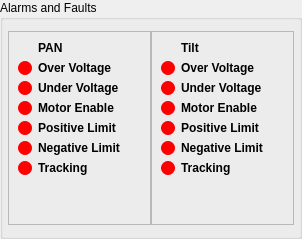
          <widget class="QGroupBox" name="gbAlarms">
           <property name="sizePolicy">
            <sizepolicy hsizetype="Expanding" vsizetype="Expanding">
             <horstretch>0</horstretch>
             <verstretch>0</verstretch>
            </sizepolicy>
           </property>
           <property name="minimumSize">
            <size>
             <width>302</width>
             <height>0</height>
            </size>
           </property>
           <property name="maximumSize">
            <size>
             <width>16777215</width>
             <height>16777215</height>
            </size>
           </property>
           <property name="font">
            <font>
             <family>Arial</family>
             <pointsize>9</pointsize>
            </font>
           </property>
           <property name="title">
            <string>Alarms and Faults</string>
           </property>
           <layout class="QHBoxLayout" name="horizontalLayout_5">
            <property name="spacing">
             <number>0</number>
            </property>
            <property name="leftMargin">
             <number>5</number>
            </property>
            <property name="rightMargin">
             <number>5</number>
            </property>
            <property name="bottomMargin">
             <number>11</number>
            </property>
            <item>
             <widget class="QFrame" name="framePANFaults">
              <property name="sizePolicy">
               <sizepolicy hsizetype="Preferred" vsizetype="Expanding">
                <horstretch>0</horstretch>
                <verstretch>0</verstretch>
               </sizepolicy>
              </property>
              <property name="frameShape">
               <enum>QFrame::StyledPanel</enum>
              </property>
              <property name="frameShadow">
               <enum>QFrame::Raised</enum>
              </property>
              <layout class="QGridLayout" name="gridLayout_2">
               <item row="4" column="1">
                <widget class="QLabel" name="label_15">
                 <property name="font">
                  <font>
                   <family>Arial</family>
                   <pointsize>9</pointsize>
                   <weight>75</weight>
                   <bold>true</bold>
                  </font>
                 </property>
                 <property name="text">
                  <string>Positive Limit</string>
                 </property>
                 <property name="alignment">
                  <set>Qt::AlignLeading|Qt::AlignLeft|Qt::AlignVCenter</set>
                 </property>
                </widget>
               </item>
               <item row="5" column="1">
                <widget class="QLabel" name="label_16">
                 <property name="font">
                  <font>
                   <family>Arial</family>
                   <pointsize>9</pointsize>
                   <weight>75</weight>
                   <bold>true</bold>
                  </font>
                 </property>
                 <property name="text">
                  <string>Negative Limit</string>
                 </property>
                 <property name="alignment">
                  <set>Qt::AlignLeading|Qt::AlignLeft|Qt::AlignVCenter</set>
                 </property>
                </widget>
               </item>
               <item row="6" column="1">
                <widget class="QLabel" name="label_17">
                 <property name="font">
                  <font>
                   <family>Arial</family>
                   <pointsize>9</pointsize>
                   <weight>75</weight>
                   <bold>true</bold>
                  </font>
                 </property>
                 <property name="text">
                  <string>Tracking</string>
                 </property>
                 <property name="alignment">
                  <set>Qt::AlignLeading|Qt::AlignLeft|Qt::AlignVCenter</set>
                 </property>
                </widget>
               </item>
               <item row="0" column="1">
                <widget class="QLabel" name="label_11">
                 <property name="font">
                  <font>
                   <family>Arial</family>
                   <pointsize>9</pointsize>
                   <weight>75</weight>
                   <bold>true</bold>
                  </font>
                 </property>
                 <property name="text">
                  <string>PAN</string>
                 </property>
                 <property name="alignment">
                  <set>Qt::AlignLeading|Qt::AlignLeft|Qt::AlignVCenter</set>
                 </property>
                </widget>
               </item>
               <item row="1" column="1">
                <widget class="QLabel" name="label_12">
                 <property name="font">
                  <font>
                   <family>Arial</family>
                   <pointsize>9</pointsize>
                   <weight>75</weight>
                   <bold>true</bold>
                  </font>
                 </property>
                 <property name="text">
                  <string>Over Voltage</string>
                 </property>
                 <property name="alignment">
                  <set>Qt::AlignLeading|Qt::AlignLeft|Qt::AlignVCenter</set>
                 </property>
                </widget>
               </item>
               <item row="3" column="1">
                <widget class="QLabel" name="label_14">
                 <property name="font">
                  <font>
                   <family>Arial</family>
                   <pointsize>9</pointsize>
                   <weight>75</weight>
                   <bold>true</bold>
                  </font>
                 </property>
                 <property name="text">
                  <string>Motor Enable</string>
                 </property>
                 <property name="alignment">
                  <set>Qt::AlignLeading|Qt::AlignLeft|Qt::AlignVCenter</set>
                 </property>
                </widget>
               </item>
               <item row="2" column="1">
                <widget class="QLabel" name="label_13">
                 <property name="font">
                  <font>
                   <family>Arial</family>
                   <pointsize>9</pointsize>
                   <weight>75</weight>
                   <bold>true</bold>
                  </font>
                 </property>
                 <property name="text">
                  <string>Under Voltage</string>
                 </property>
                 <property name="alignment">
                  <set>Qt::AlignLeading|Qt::AlignLeft|Qt::AlignVCenter</set>
                 </property>
                </widget>
               </item>
               <item row="5" column="0">
                <widget class="QFrame" name="outNLPAN">
                 <property name="minimumSize">
                  <size>
                   <width>14</width>
                   <height>14</height>
                  </size>
                 </property>
                 <property name="maximumSize">
                  <size>
                   <width>14</width>
                   <height>14</height>
                  </size>
                 </property>
                 <property name="styleSheet">
                  <string notr="true">background-color: red;
border-radius: 7px;</string>
                 </property>
                 <property name="frameShape">
                  <enum>QFrame::StyledPanel</enum>
                 </property>
                 <property name="frameShadow">
                  <enum>QFrame::Raised</enum>
                 </property>
                </widget>
               </item>
               <item row="4" column="0">
                <widget class="QFrame" name="outPLPAN">
                 <property name="minimumSize">
                  <size>
                   <width>14</width>
                   <height>14</height>
                  </size>
                 </property>
                 <property name="maximumSize">
                  <size>
                   <width>14</width>
                   <height>14</height>
                  </size>
                 </property>
                 <property name="styleSheet">
                  <string notr="true">background-color: red;
border-radius: 7px;</string>
                 </property>
                 <property name="frameShape">
                  <enum>QFrame::StyledPanel</enum>
                 </property>
                 <property name="frameShadow">
                  <enum>QFrame::Raised</enum>
                 </property>
                </widget>
               </item>
               <item row="3" column="0">
                <widget class="QFrame" name="outMEPAN">
                 <property name="minimumSize">
                  <size>
                   <width>14</width>
                   <height>14</height>
                  </size>
                 </property>
                 <property name="maximumSize">
                  <size>
                   <width>14</width>
                   <height>14</height>
                  </size>
                 </property>
                 <property name="styleSheet">
                  <string notr="true">background-color: red;
border-radius: 7px;</string>
                 </property>
                 <property name="frameShape">
                  <enum>QFrame::StyledPanel</enum>
                 </property>
                 <property name="frameShadow">
                  <enum>QFrame::Raised</enum>
                 </property>
                </widget>
               </item>
               <item row="2" column="0">
                <widget class="QFrame" name="outUVPAN">
                 <property name="minimumSize">
                  <size>
                   <width>14</width>
                   <height>14</height>
                  </size>
                 </property>
                 <property name="maximumSize">
                  <size>
                   <width>14</width>
                   <height>14</height>
                  </size>
                 </property>
                 <property name="styleSheet">
                  <string notr="true">background-color: red;
border-radius: 7px;</string>
                 </property>
                 <property name="frameShape">
                  <enum>QFrame::StyledPanel</enum>
                 </property>
                 <property name="frameShadow">
                  <enum>QFrame::Raised</enum>
                 </property>
                </widget>
               </item>
               <item row="1" column="0">
                <widget class="QFrame" name="outOVPAN">
                 <property name="minimumSize">
                  <size>
                   <width>14</width>
                   <height>14</height>
                  </size>
                 </property>
                 <property name="maximumSize">
                  <size>
                   <width>14</width>
                   <height>14</height>
                  </size>
                 </property>
                 <property name="styleSheet">
                  <string notr="true">background-color: red;
border-radius: 7px;</string>
                 </property>
                 <property name="frameShape">
                  <enum>QFrame::StyledPanel</enum>
                 </property>
                 <property name="frameShadow">
                  <enum>QFrame::Raised</enum>
                 </property>
                </widget>
               </item>
               <item row="6" column="0">
                <widget class="QFrame" name="outTrackingPAN">
                 <property name="minimumSize">
                  <size>
                   <width>14</width>
                   <height>14</height>
                  </size>
                 </property>
                 <property name="maximumSize">
                  <size>
                   <width>14</width>
                   <height>14</height>
                  </size>
                 </property>
                 <property name="styleSheet">
                  <string notr="true">background-color: red;
border-radius: 7px;</string>
                 </property>
                 <property name="frameShape">
                  <enum>QFrame::StyledPanel</enum>
                 </property>
                 <property name="frameShadow">
                  <enum>QFrame::Raised</enum>
                 </property>
                </widget>
               </item>
               <item row="7" column="1">
                <spacer name="verticalSpacer_7">
                 <property name="orientation">
                  <enum>Qt::Vertical</enum>
                 </property>
                 <property name="sizeHint" stdset="0">
                  <size>
                   <width>20</width>
                   <height>40</height>
                  </size>
                 </property>
                </spacer>
               </item>
              </layout>
             </widget>
            </item>
            <item>
             <widget class="QFrame" name="frameTiltFaults">
              <property name="sizePolicy">
               <sizepolicy hsizetype="Preferred" vsizetype="Expanding">
                <horstretch>0</horstretch>
                <verstretch>0</verstretch>
               </sizepolicy>
              </property>
              <property name="frameShape">
               <enum>QFrame::StyledPanel</enum>
              </property>
              <property name="frameShadow">
               <enum>QFrame::Raised</enum>
              </property>
              <layout class="QGridLayout" name="gridLayout_3">
               <item row="5" column="0">
                <widget class="QFrame" name="outNLTilt">
                 <property name="minimumSize">
                  <size>
                   <width>14</width>
                   <height>14</height>
                  </size>
                 </property>
                 <property name="maximumSize">
                  <size>
                   <width>14</width>
                   <height>14</height>
                  </size>
                 </property>
                 <property name="styleSheet">
                  <string notr="true">background-color: red;
border-radius: 7px;</string>
                 </property>
                 <property name="frameShape">
                  <enum>QFrame::StyledPanel</enum>
                 </property>
                 <property name="frameShadow">
                  <enum>QFrame::Raised</enum>
                 </property>
                </widget>
               </item>
               <item row="3" column="0">
                <widget class="QFrame" name="outMETilt">
                 <property name="minimumSize">
                  <size>
                   <width>14</width>
                   <height>14</height>
                  </size>
                 </property>
                 <property name="maximumSize">
                  <size>
                   <width>14</width>
                   <height>14</height>
                  </size>
                 </property>
                 <property name="styleSheet">
                  <string notr="true">background-color: red;
border-radius: 7px;</string>
                 </property>
                 <property name="frameShape">
                  <enum>QFrame::StyledPanel</enum>
                 </property>
                 <property name="frameShadow">
                  <enum>QFrame::Raised</enum>
                 </property>
                </widget>
               </item>
               <item row="4" column="0">
                <widget class="QFrame" name="outPLTilt">
                 <property name="minimumSize">
                  <size>
                   <width>14</width>
                   <height>14</height>
                  </size>
                 </property>
                 <property name="maximumSize">
                  <size>
                   <width>14</width>
                   <height>14</height>
                  </size>
                 </property>
                 <property name="styleSheet">
                  <string notr="true">background-color: red;
border-radius: 7px;</string>
                 </property>
                 <property name="frameShape">
                  <enum>QFrame::StyledPanel</enum>
                 </property>
                 <property name="frameShadow">
                  <enum>QFrame::Raised</enum>
                 </property>
                </widget>
               </item>
               <item row="1" column="0">
                <widget class="QFrame" name="outOVTilt">
                 <property name="minimumSize">
                  <size>
                   <width>14</width>
                   <height>14</height>
                  </size>
                 </property>
                 <property name="maximumSize">
                  <size>
                   <width>14</width>
                   <height>14</height>
                  </size>
                 </property>
                 <property name="styleSheet">
                  <string notr="true">background-color: red;
border-radius: 7px;</string>
                 </property>
                 <property name="frameShape">
                  <enum>QFrame::StyledPanel</enum>
                 </property>
                 <property name="frameShadow">
                  <enum>QFrame::Raised</enum>
                 </property>
                </widget>
               </item>
               <item row="2" column="0">
                <widget class="QFrame" name="outUVTilt">
                 <property name="minimumSize">
                  <size>
                   <width>14</width>
                   <height>14</height>
                  </size>
                 </property>
                 <property name="maximumSize">
                  <size>
                   <width>14</width>
                   <height>14</height>
                  </size>
                 </property>
                 <property name="styleSheet">
                  <string notr="true">background-color: red;
border-radius: 7px;</string>
                 </property>
                 <property name="frameShape">
                  <enum>QFrame::StyledPanel</enum>
                 </property>
                 <property name="frameShadow">
                  <enum>QFrame::Raised</enum>
                 </property>
                </widget>
               </item>
               <item row="6" column="0">
                <widget class="QFrame" name="outTrackingTilt">
                 <property name="minimumSize">
                  <size>
                   <width>14</width>
                   <height>14</height>
                  </size>
                 </property>
                 <property name="maximumSize">
                  <size>
                   <width>14</width>
                   <height>14</height>
                  </size>
                 </property>
                 <property name="styleSheet">
                  <string notr="true">background-color: red;
border-radius: 7px;</string>
                 </property>
                 <property name="frameShape">
                  <enum>QFrame::StyledPanel</enum>
                 </property>
                 <property name="frameShadow">
                  <enum>QFrame::Raised</enum>
                 </property>
                </widget>
               </item>
               <item row="0" column="1">
                <widget class="QLabel" name="label_19">
                 <property name="font">
                  <font>
                   <family>Arial</family>
                   <pointsize>9</pointsize>
                   <weight>75</weight>
                   <bold>true</bold>
                  </font>
                 </property>
                 <property name="text">
                  <string>Tilt</string>
                 </property>
                 <property name="alignment">
                  <set>Qt::AlignLeading|Qt::AlignLeft|Qt::AlignVCenter</set>
                 </property>
                </widget>
               </item>
               <item row="2" column="1">
                <widget class="QLabel" name="label_21">
                 <property name="font">
                  <font>
                   <family>Arial</family>
                   <pointsize>9</pointsize>
                   <weight>75</weight>
                   <bold>true</bold>
                  </font>
                 </property>
                 <property name="text">
                  <string>Under Voltage</string>
                 </property>
                 <property name="alignment">
                  <set>Qt::AlignLeading|Qt::AlignLeft|Qt::AlignVCenter</set>
                 </property>
                </widget>
               </item>
               <item row="1" column="1">
                <widget class="QLabel" name="label_23">
                 <property name="font">
                  <font>
                   <family>Arial</family>
                   <pointsize>9</pointsize>
                   <weight>75</weight>
                   <bold>true</bold>
                  </font>
                 </property>
                 <property name="text">
                  <string>Over Voltage</string>
                 </property>
                 <property name="alignment">
                  <set>Qt::AlignLeading|Qt::AlignLeft|Qt::AlignVCenter</set>
                 </property>
                </widget>
               </item>
               <item row="4" column="1">
                <widget class="QLabel" name="label_24">
                 <property name="font">
                  <font>
                   <family>Arial</family>
                   <pointsize>9</pointsize>
                   <weight>75</weight>
                   <bold>true</bold>
                  </font>
                 </property>
                 <property name="text">
                  <string>Positive Limit</string>
                 </property>
                 <property name="alignment">
                  <set>Qt::AlignLeading|Qt::AlignLeft|Qt::AlignVCenter</set>
                 </property>
                </widget>
               </item>
               <item row="3" column="1">
                <widget class="QLabel" name="label_22">
                 <property name="font">
                  <font>
                   <family>Arial</family>
                   <pointsize>9</pointsize>
                   <weight>75</weight>
                   <bold>true</bold>
                  </font>
                 </property>
                 <property name="text">
                  <string>Motor Enable</string>
                 </property>
                 <property name="alignment">
                  <set>Qt::AlignLeading|Qt::AlignLeft|Qt::AlignVCenter</set>
                 </property>
                </widget>
               </item>
               <item row="5" column="1">
                <widget class="QLabel" name="label_20">
                 <property name="font">
                  <font>
                   <family>Arial</family>
                   <pointsize>9</pointsize>
                   <weight>75</weight>
                   <bold>true</bold>
                  </font>
                 </property>
                 <property name="text">
                  <string>Negative Limit</string>
                 </property>
                 <property name="alignment">
                  <set>Qt::AlignLeading|Qt::AlignLeft|Qt::AlignVCenter</set>
                 </property>
                </widget>
               </item>
               <item row="6" column="1">
                <widget class="QLabel" name="label_18">
                 <property name="font">
                  <font>
                   <family>Arial</family>
                   <pointsize>9</pointsize>
                   <weight>75</weight>
                   <bold>true</bold>
                  </font>
                 </property>
                 <property name="text">
                  <string>Tracking</string>
                 </property>
                 <property name="alignment">
                  <set>Qt::AlignLeading|Qt::AlignLeft|Qt::AlignVCenter</set>
                 </property>
                </widget>
               </item>
               <item row="7" column="1">
                <spacer name="verticalSpacer_8">
                 <property name="orientation">
                  <enum>Qt::Vertical</enum>
                 </property>
                 <property name="sizeHint" stdset="0">
                  <size>
                   <width>20</width>
                   <height>40</height>
                  </size>
                 </property>
                </spacer>
               </item>
              </layout>
             </widget>
            </item>
           </layout>
          </widget>
